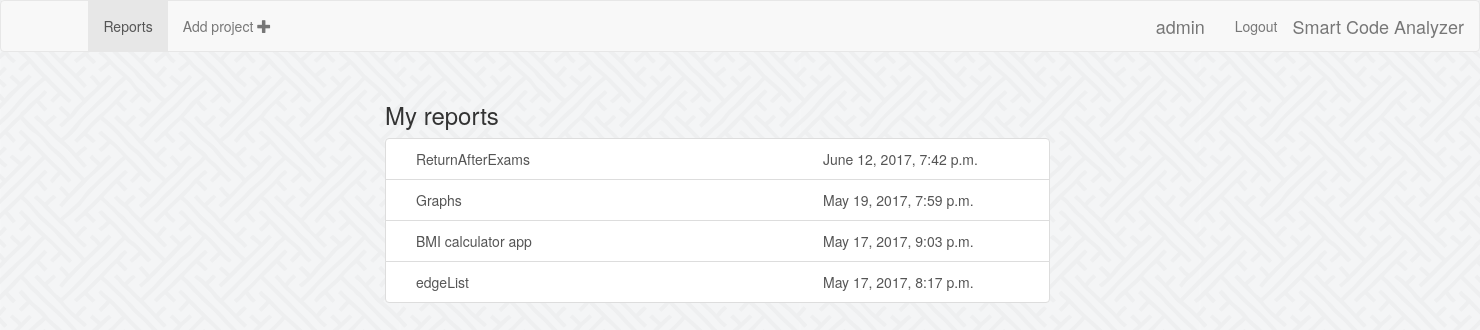
/analyzer/reports (signed in), run on an earlier commit of the app's database.
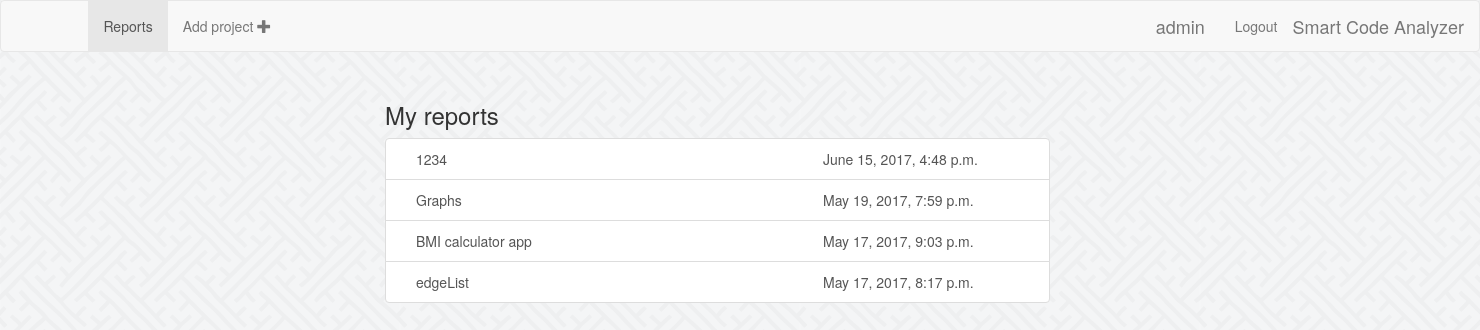
And on a later commit of the database.
### analyzer/models.py (models this page shows, shortened)
class Report(models.Model):
    user = models.ForeignKey(User, default=1)
    name = models.CharField(max_length=200)
    date = models.DateTimeField(default=timezone.now)
    file = models.FileField(upload_to='reports/')

### analyzer/views.py (the view)
def reports(request):
    if not request.user.is_authenticated():
        return redirect('/analyzer/login')
    else:
        reports_list = Report.objects.filter(user=request.user).order_by('-date')
        return render(request, 'analyzer/reports.html', {'reports_list': reports_list})

### analyzer/templates/analyzer/reports.html
{% extends 'analyzer/base.html' %}
{% block reports_active %}active{% endblock %}
{% block content %}
<div class="container" id="reports">
    <h3>My reports</h3>
    {% if reports_list %}
    <div class="list-group">
        {% for report in reports_list %}
        <a href="{{ report.file }}" target="_blank" class="list-group-item col-sm-7"><span class="col-sm-8">{{ report.name }}</span><span>{{ report.date }}</span></a>
        {% endfor %}
    </div>
    {% else %}
        <p>There are no reports.</p>
        <a href="{% url 'analyzer:upload' %}" >Add some project</a>
    {% endif %}
</div>
{% endblock %}

What changed in the data, as far as the page shows it:
no longer on this page (row edited): Report: name "ReturnAfterExams", date "June 12, 2017, 7:42 p.m."
added Report: name "1234", date "June 15, 2017, 4:48 p.m."
